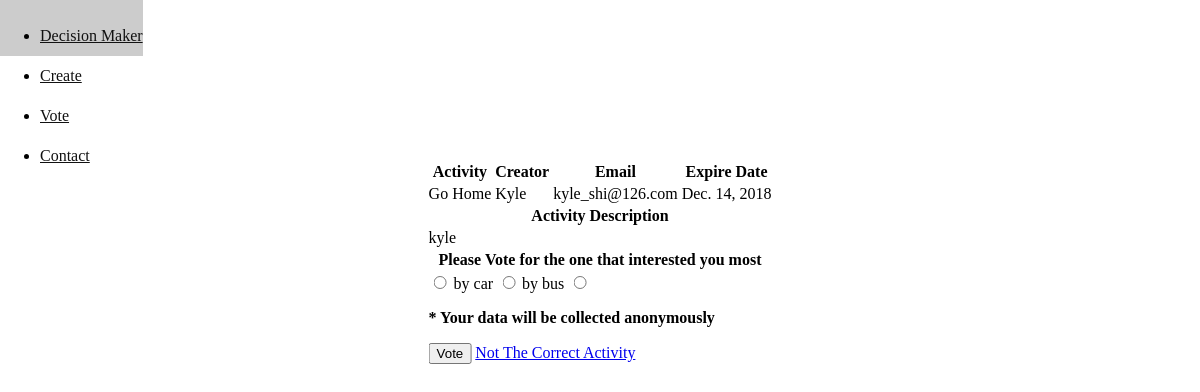
Before: /show/e9beddbde2464840a52d887b40be07c7 with the older database file.
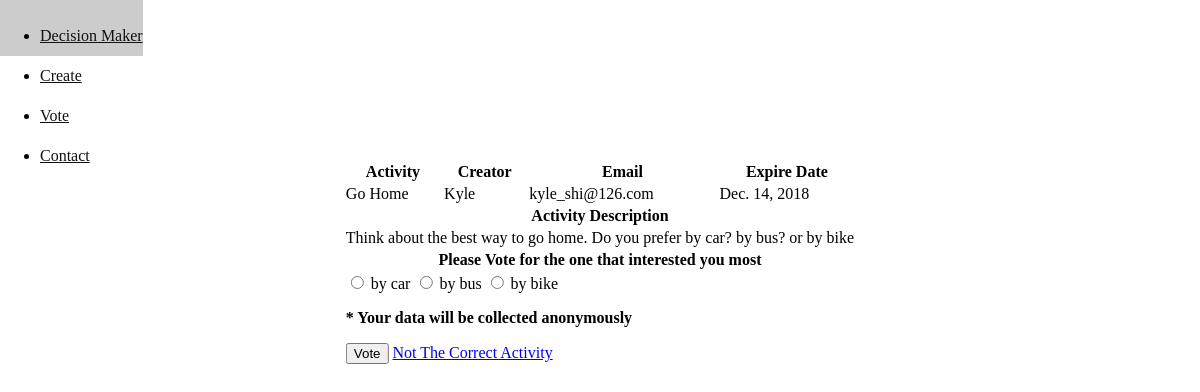
After: the same page with the newer database file.
### decision/models.py (models this page shows, shortened)
class Activity(models.Model):
  context = models.CharField(max_length=50)
  id = models.UUIDField(primary_key=True, default=uuid.uuid4, editable=False)
  creator = models.CharField(max_length=20)
  email = models.CharField(max_length=20)
  description = models.TextField(default='Do you think this is a greate idea?')
  expire_on = models.DateField()

class Choice(models.Model):
  activity_id = models.ForeignKey(Activity, on_delete=models.CASCADE)
  name = models.CharField(max_length=100)
  votes_count = models.IntegerField(default=0)
  def __str__(self):
    return self.name

### decision/views.py (the view)
# urls.py: path('show/<str:activity_id>', views.show, name='show'),
def show(request, activity_id):
  activity = Activity.objects.get(pk=activity_id)
  choice_list = activity.choice_set.all()
  return render(request, 'decision/show.html', {'activity': activity, 'choice_list': choice_list})

### decision/templates/decision/show.html (shortened to what this page needs)
{% include './partials/_header.html' %}
<main class="show">
    <table class="pure-table pure-table-bordered">
        <thead>
            <tr>
                <th>Activity</th>
                <th>Creator</th>
                <th>Email</th>
                <th>Expire Date</th>
            </tr>
        </thead>
        <tbody>
            <tr>
                <td>{{ activity.context }}</td>
                <td>{{ activity.creator }}</td>
                <td>{{ activity.email }}</td>
                <td>{{ activity.expire_on }}</td>
            </tr>
            <tr>
                <th colspan="4">Activity Description</th>
            </tr>
            <tr>
              <td colspan="4">{{ activity.description }}</td>
            </tr>
            <tr>
              <th colspan="4">Please Vote for the one that interested you most</th>
            </tr>
            <tr>
              <td colspan="4">
                  <form class="pure-form" action="{% url 'decision:vote' activity.id %}" method="POST">
                      {% for choice in choice_list %}
                        <label class="pure-checkbox">
                            <input name="choice" type="radio" value="{{ choice }}">
                            {{ choice }}
                        </label>
                      {% endfor %}
                      <p><strong>* Your data will be collected anonymously</strong></p>
                      <button class="pure-button pure-button-primary">Vote</button>
                      <a href="{% url 'decision:index' %}" class="pure-button pure-button-active">Not The Correct Activity</a>
                  </form>
              </td>
            </tr>
        </tbody>
    </table>
</main>
{% include './partials/_footer.html' %}

### decision/templates/decision/partials/_header.html (shortened to what this page needs)
{% load static %}
<html>
  <head>
    <link rel="stylesheet" href="https://unpkg.com/purecss@1.0.0/build/pure-min.css">
    <link rel='stylesheet' href="{% static 'decision/style/header.css' %}">
    <link rel='stylesheet' href="{% static 'decision/style/new.css' %}">
    <link rel='stylesheet' href="{% static 'decision/style/show.css' %}">
    <link rel='stylesheet' href="{% static 'decision/style/success.css' %}">
  </head>
  <body>
      <div class="pure-menu pure-menu-horizontal nav">
          <ul class="pure-menu-list">
              <li class="pure-menu-item"><a href="#" class="pure-menu-link">Decision Maker</a></li>
              <li class="pure-menu-item"><a href="#" class="pure-menu-link">Create</a></li>
              <li class="pure-menu-item"><a href="#" class="pure-menu-link">Vote</a></li>
              <li class="pure-menu-item"><a href="#" class="pure-menu-link">Contact</a></li>
          </ul>
      </div>

### decision/templates/decision/partials/_footer.html
</body>
</html>

### decision/static/decision/style/header.css (style rules this page uses)
html, body { box-sizing: border-box; }
.nav { position: fixed; top: 0; left: 0; height: 56px; background-color: #ccc; }
.nav ul { line-height: 40px; }
.nav ul li a { color: #111; }

### decision/static/decision/style/show.css (style rules this page uses)
.show { position: absolute; top: 20%; left: 50%; transform: translate(-50%) }

Changed rows visible on the page:
changed Activity "Go Home": description "kyle" → "Think about the best way to go home. Do you prefer by car? by bus? or by bike"
changed Choice: choice "☐" → "☐ by bike"; name (not shown) → "by bike"
